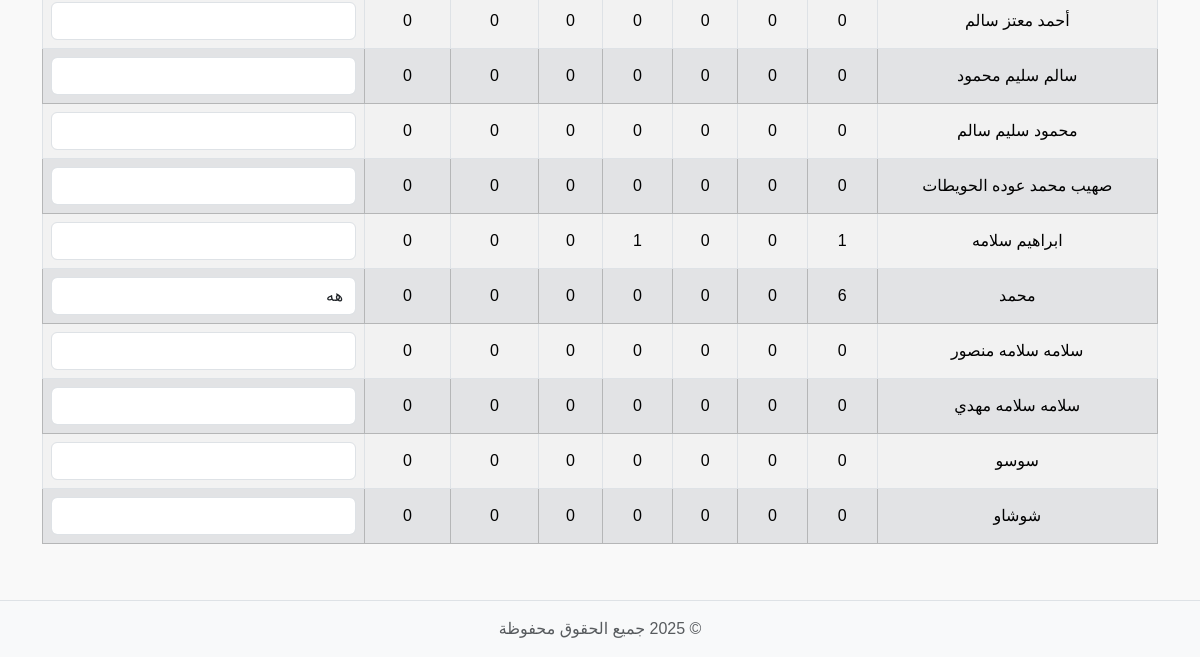
The page /reports (lower part) on the database as committed earlier.
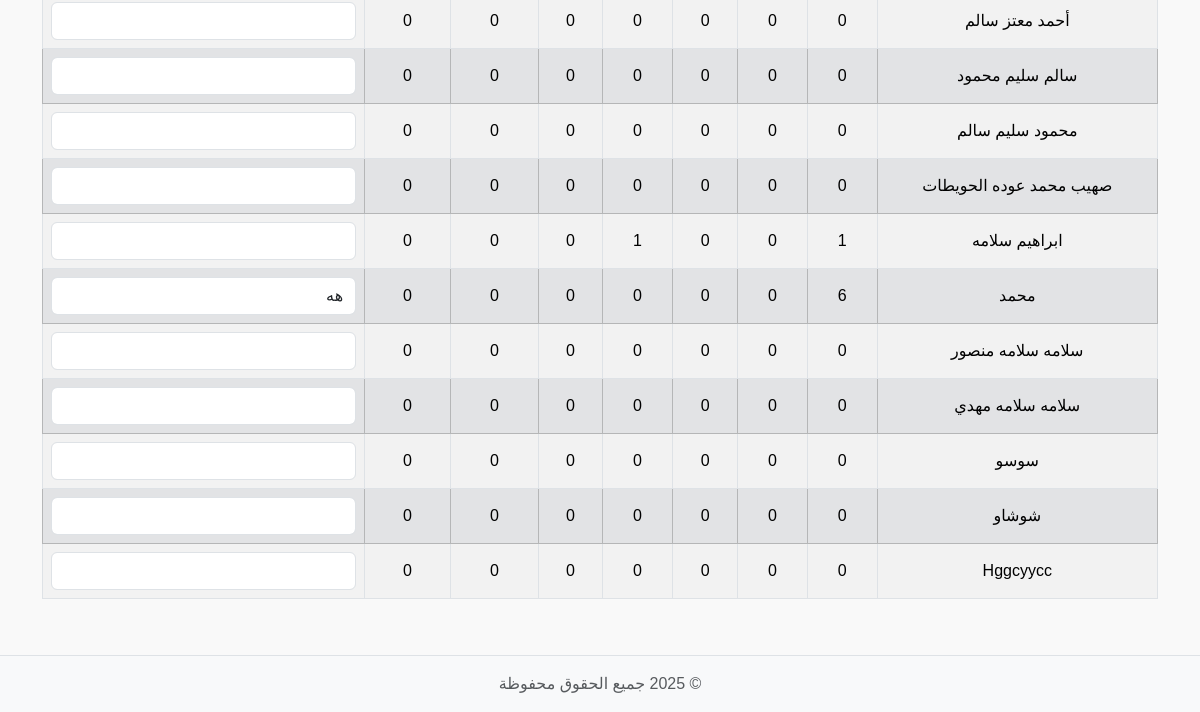
The same page on the database as committed later.
### tables this page shows
CREATE TABLE students (
    id INTEGER PRIMARY KEY AUTOINCREMENT,
    student_name TEXT NOT NULL,
    username TEXT,
    password TEXT
, class_name TEXT, section TEXT, school_id INTEGER REFERENCES schools(id));

### reports.py (the view)
def reports_page():
    conn = get_db_connection()
    today = date.today().isoformat()
    students = conn.execute('''
        SELECT s.id, s.student_name, s.class_name, s.section,
               SUM(CASE WHEN a.status='present' THEN 1 ELSE 0 END) AS present_count,
               SUM(CASE WHEN a.status='late' THEN 1 ELSE 0 END) AS late_count,
               SUM(CASE WHEN a.status='absent' THEN 1 ELSE 0 END) AS absent_count,
               t.homework, t.book, t.participation, t.misbehavior, t.note
        FROM students s
        LEFT JOIN attendance a ON s.id = a.student_id
        LEFT JOIN student_tracking t ON s.id = t.student_id AND t.date=?
        GROUP BY s.id
    ''', (today,)).fetchall()
    classes = [row['class_name'] for row in conn.execute("SELECT DISTINCT class_name FROM students").fetchall()]
    sections = [row['section'] for row in conn.execute("SELECT DISTINCT section FROM students").fetchall()]
    conn.close()
    return render_template('reports.html', students=students, today=today, classes=classes, sections=sections)

### db.py (called while the page is built)
def get_db_connection():
    conn = sqlite3.connect(DB_NAME)
    conn.row_factory = sqlite3.Row
    return conn

### templates/reports.html (shortened to what this page needs)
{% include 'partials/header.html' %}
<div class="container my-3">
    <div class="table-responsive">
        <table class="table table-bordered table-striped text-center" id="reportsTable">
            <tbody>
                {% for student in students %}
                <tr data-class="{{ student.class_name }}" data-section="{{ student.section }}" class="{% if loop.index0 % 2 == 0 %}table-white{% else %}table-secondary{% endif %}">
                    <td>{{ student.student_name }}</td>
                    <td class="clickable" data-student="{{ student.id }}" data-status="present">{{ student.present_count or 0 }}</td>
                    <td class="clickable" data-student="{{ student.id }}" data-status="late">{{ student.late_count or 0 }}</td>
                    <td class="clickable" data-student="{{ student.id }}" data-status="absent">{{ student.absent_count or 0 }}</td>
                    <td class="clickable" data-student="{{ student.id }}" data-field="homework">{{ student.homework or 0 }}</td>
                    <td class="clickable" data-student="{{ student.id }}" data-field="book">{{ student.book or 0 }}</td>
                    <td class="clickable" data-student="{{ student.id }}" data-field="participation">{{ student.participation or 0 }}</td>
                    <td class="clickable" data-student="{{ student.id }}" data-field="misbehavior">{{ student.misbehavior or 0 }}</td>
                    <td>
                        <input type="text" class="note-input form-control {% if student.note %}has-note{% endif %}"
                               value="{{ student.note or '' }}"
                               data-student="{{ student.id }}">
                    </td>
                </tr>
                {% endfor %}
            </tbody>
        </table>
    </div>
</div>
{% include 'partials/footer.html' %}

Rows that differ between the two databases and show on the page:
added students: student_name "Hggcyycc", present_count "0", late_count "0", absent_count "0", homework "0", book "0", participation "0", misbehavior "0"
